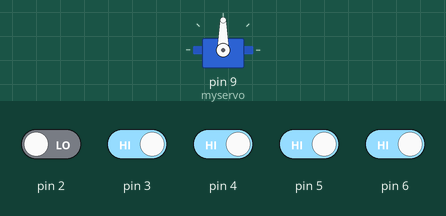
Recording of a sketch running on a simulated Arduino Uno, built with avr-gcc and run on an emulated ATmega328P. On the bench: servo. The test bench sets the inputs (shaded band); at power-on: pin 3–6 HIGH, pin 2 LOW.

Above: at 1.2 s.
1.3 s: pin 2 driven HIGH and pin 3 driven LOW and pin 4 driven LOW and pin 5 driven LOW and pin 6 driven LOW
At 1.7 s:
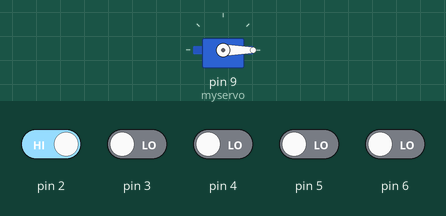
2.8 s: pin 2 driven LOW and pin 3 driven HIGH
At 4.0 s:
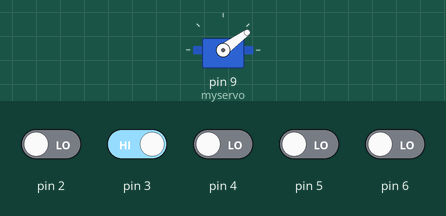
Timing chart, 0 to 5.8 s (numbered marks = the images above; inputs shaded):
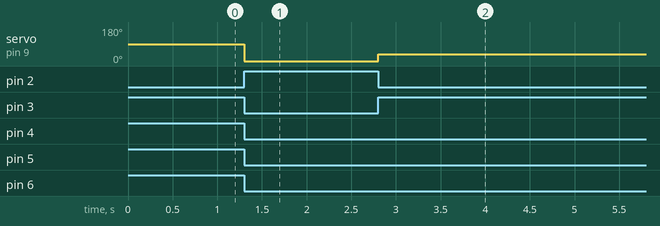

Measured:
- after the input at 1.3 s, servo on pin 9 (myservo): 90° → 0° at once
- after the input at 2.8 s, servo on pin 9 (myservo): 0° → 36° at once

The sketch:

SwitchServoControl.ino
```cpp
#include <Servo.h>

Servo myservo;  // create servo object to control a servo
// twelve servo objects can be created on most boards

int pos = 0;    // variable to store the servo position

void setup() {
  myservo.attach(9);  // attaches the servo on pin 9 to the servo object
  pinMode(2,INPUT);
  pinMode(3,INPUT);
  pinMode(4,INPUT);
  pinMode(5,INPUT);
  pinMode(6,INPUT);
}

void loop() {

int  pin2 = digitalRead(2);
int  pin3 = digitalRead(3);
int  pin4 = digitalRead(4);
int  pin5 = digitalRead(5);
int  pin6 = digitalRead(6);
  if (pin2 == 1 && pin3 == 0 && pin4 == 0 && pin5 == 0 && pin6 == 0)
  {
    myservo.write(0*180/5);              // tell servo to go to position 0
  }
  else if (pin2 == 0 && pin3 == 1 && pin4 == 0 && pin5 == 0 && pin6 == 0)
  {
    myservo.write(1*180/5);              // tell servo to go to position 1
  }
  else if (pin2 == 0 && pin3 == 0 && pin4 == 1 && pin5 == 0 && pin6 == 0)
  {
    myservo.write(2*180/5);              // tell servo to go to position 2
  }
  else if (pin2 == 0 && pin3 == 0 && pin4 == 0 && pin5 == 1 && pin6 == 0)
  {
    myservo.write(3*180/5);              // tell servo to go to position 3
  }
  else if (pin2 == 0 && pin3 == 0 && pin4 == 0 && pin5 == 0 && pin6 == 1)
  {
    myservo.write(4*180/5);              // tell servo to go to position 4
  }
}
```
